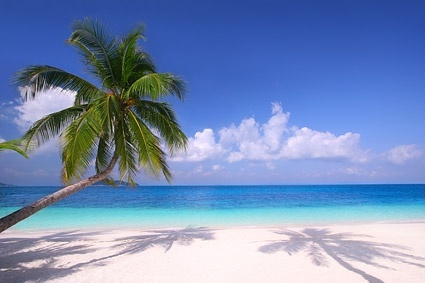
#> input picture picture_of_the_sandy_beach_coconut_trees_165913.jpg, 425 x 283 px
$ python masking.py --image picture_of_the_sandy_beach_coconut_trees_165913.jpg
#> lines starting #> are read from the running program, lines starting #| are printed output that depends on the picture; after the words box and inside, x2 and y2 are one past the last pixel; in counts of white or black regions, pixels touching at a corner belong together
import numpy as np
import argparse
import cv2

ap = argparse.ArgumentParser()
ap.add_argument("-i", "--image", required = True,
help = "Path to the image")
args = vars(ap.parse_args())

image = cv2.imread(args["image"])
#> image is the input picture: shape (283, 425, 3); mean B, G, R 182.3, 139.8, 117.2
cv2.imshow("Original",image)

mask = np.zeros(image.shape[:2],dtype="uint8")
(cX,cY) = (image.shape[1]//2,image.shape[0]//2)
#> cX = 212; cY = 141
cv2.rectangle(mask,(cX-75,cY-75),(cX+75,cY+75),255,-1)
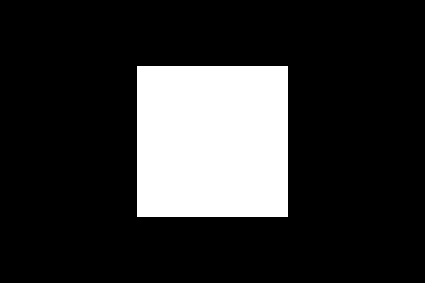
#> mask: shape (283, 425); 19% white; 1 white region, box (x1, y1, x2, y2) and area: (137, 66, 288, 217) 22801
cv2.imshow("Mask", mask)
masked = cv2.bitwise_and(image, image, mask = mask)
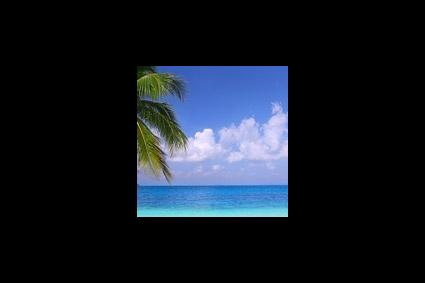
#> masked: shape (283, 425, 3); mean B, G, R 35.7, 26.7, 20.4
cv2.imshow("Mask Applied to Image", masked)
cv2.waitKey(0)

$ run again, on Orange.jpg
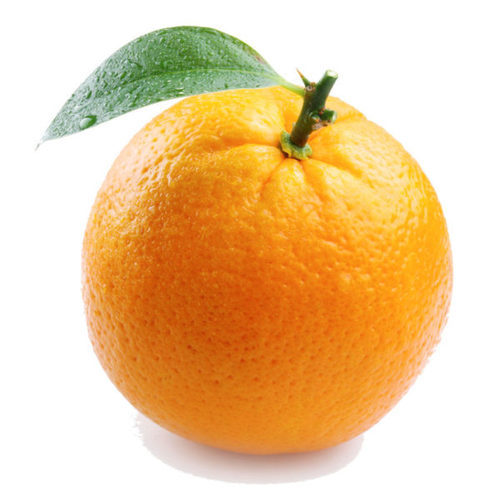
#> input picture Orange.jpg, 500 x 500 px
#> image is the input picture: shape (500, 500, 3); mean B, G, R 156.6, 202.5, 237.2
#> `cv2.rectangle(mask,(cX-75,cY-75),(cX+75,cY+75),255,-1)`:
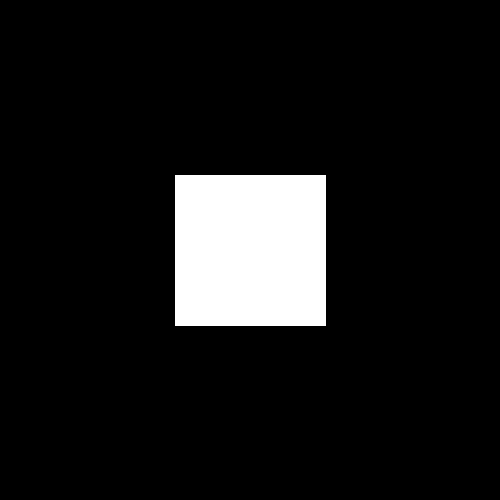
#> mask: shape (500, 500); 9.1% white; 1 white region, box (x1, y1, x2, y2) and area: (175, 175, 326, 326) 22801
#> `masked = cv2.bitwise_and(image, image, mask = mask)`:
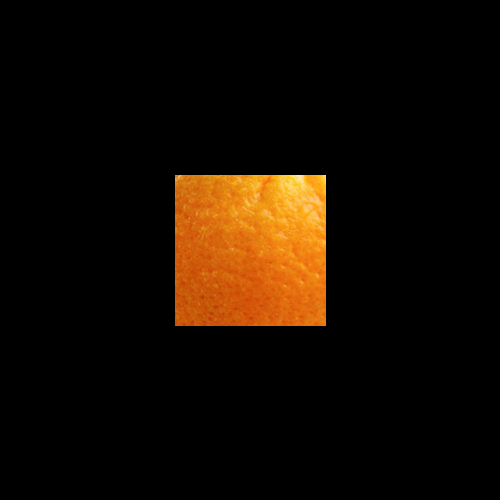
#> masked: shape (500, 500, 3); mean B, G, R 1.9, 11, 20.5

$ run again, on sky.jpg
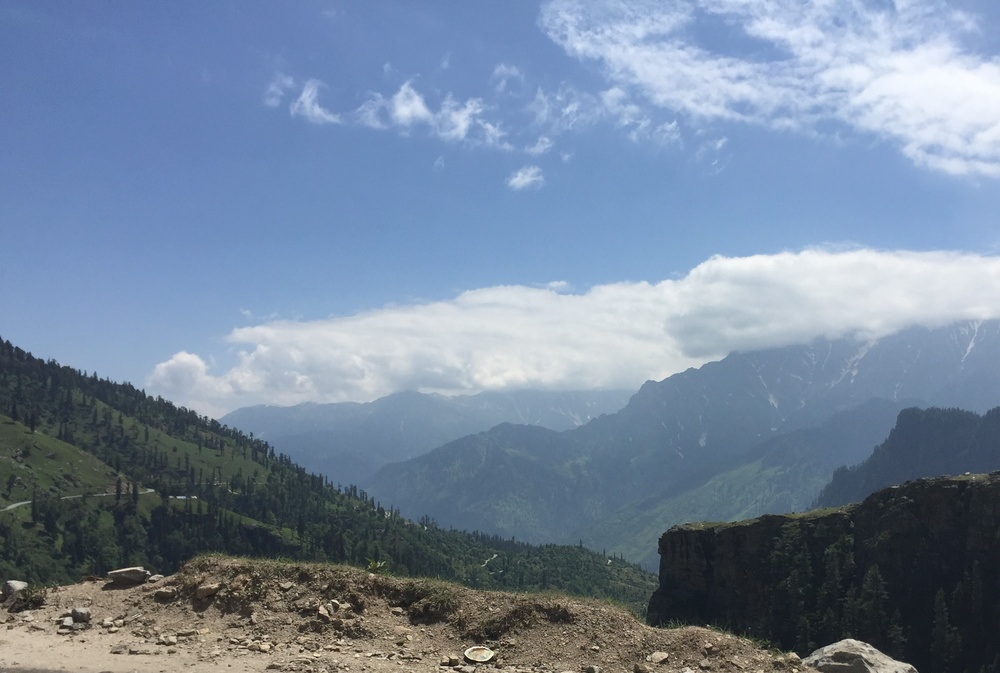
#> input picture sky.jpg, 1000 x 673 px, shrunk from 2700 x 1818 before the run
#> image is the input picture: shape (673, 1000, 3); mean B, G, R 156.4, 134.2, 116.8
#> `cv2.rectangle(mask,(cX-75,cY-75),(cX+75,cY+75),255,-1)`:
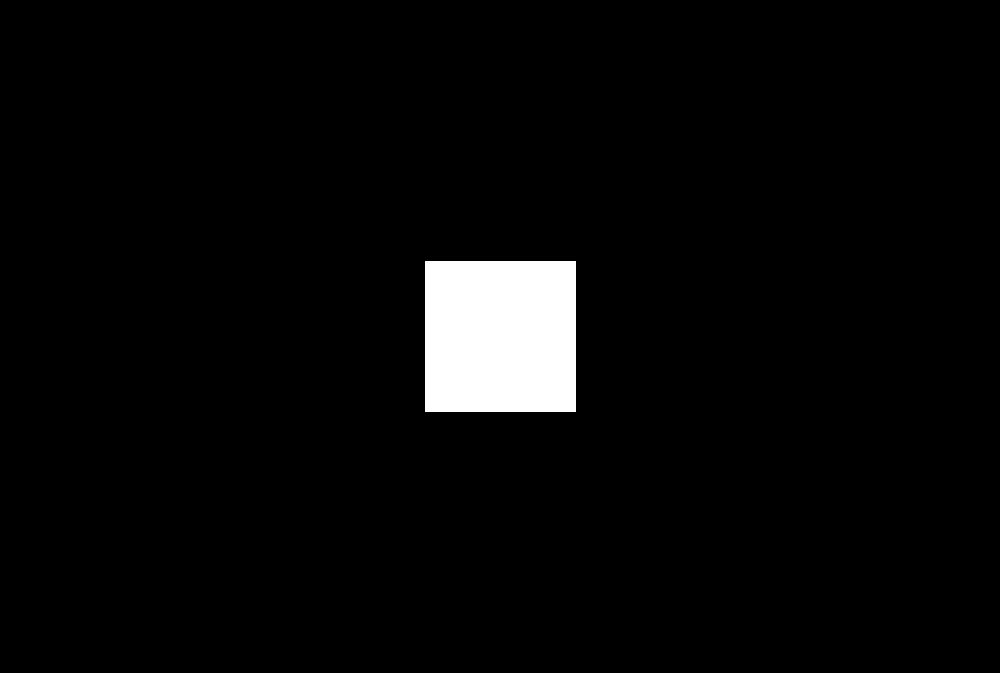
#> mask: shape (673, 1000); 3.4% white; 1 white region, box (x1, y1, x2, y2) and area: (425, 261, 576, 412) 22801
#> `masked = cv2.bitwise_and(image, image, mask = mask)`:
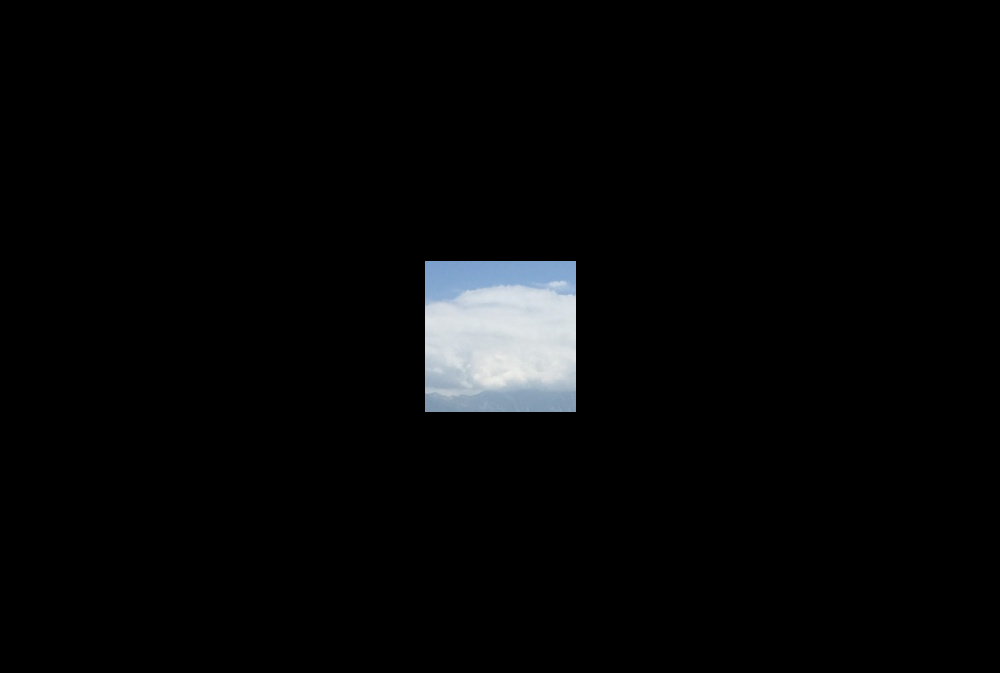
#> masked: shape (673, 1000, 3); mean B, G, R 7.2, 6.7, 6.2
